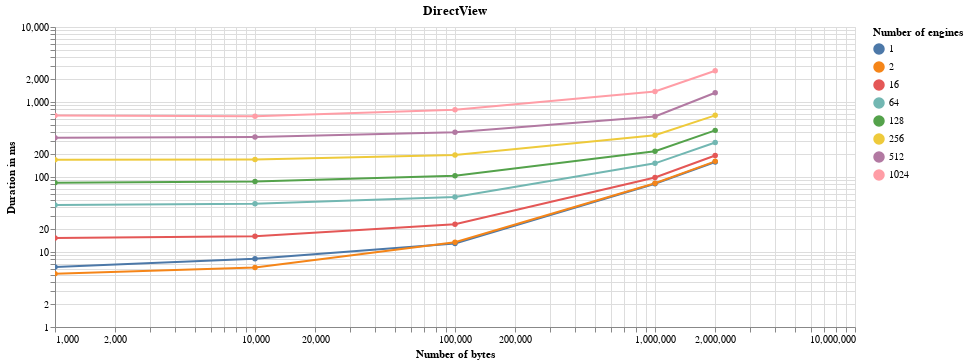
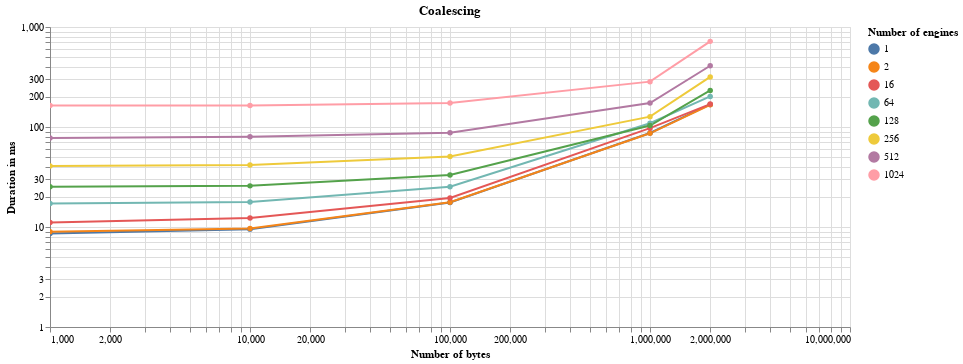
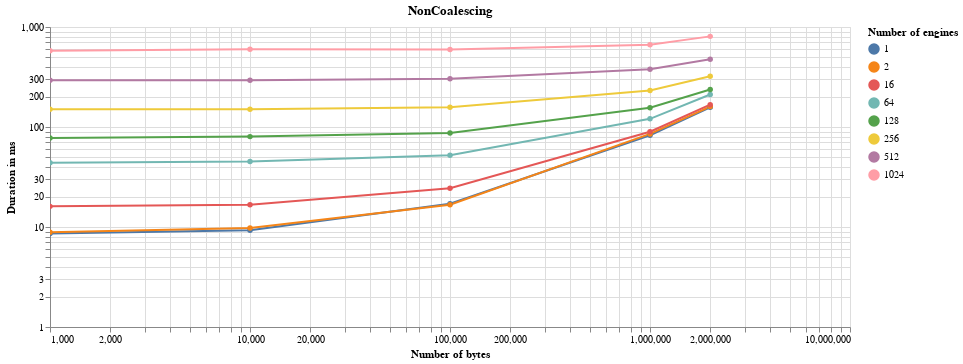

Write notebook code for charts like these, in order.
### Code cell
for scheduler_name in data['Scheduler name'].unique():
    scheduler_data = data[data['Scheduler name'] == scheduler_name]
    alt.Chart(scheduler_data).mark_line(point=True).encode(
        alt.X(
            'Number of bytes',
            scale=alt.Scale(type='log')
        ),
        alt.Y(
            'Duration in ms',
            scale=alt.Scale(type='log')

        ),
        color='Number of engines:N',
        tooltip='Duration in ms',
    
    ).properties(title=scheduler_name, width=800).interactive().display(renderer='svg')

### Figure 1 — Vega-Lite specification as saved in the notebook (floating-point values rounded to 4 significant figures)
{"config": {"view": {"continuousWidth": 400, "continuousHeight": 300}}, "data": {"name": "data-89094d46043daf4a61439bc8d6ec3699"}, "mark": {"type": "line", "point": true}, "encoding": {"color": {"type": "nominal", "field": "Number of engines"}, "tooltip": {"type": "quantitative", "field": "Duration in ms"}, "x": {"type": "quantitative", "field": "Number of bytes", "scale": {"type": "log"}}, "y": {"type": "quantitative", "field": "Duration in ms", "scale": {"type": "log"}}}, "selection": {"selector002": {"type": "interval", "bind": "scales", "encodings": ["x", "y"]}}, "title": "DirectView", "width": 800, "$schema": "https://vega.github.io/schema/vega-lite/v4.8.1.json", "datasets": {"data-89094d46043daf4a61439bc8d6ec3699": [{"Duration in ms": 6.3, "Number of bytes": 1000, "Number of engines": 1, "Scheduler name": "DirectView", "Speedup": 1.0}, {"Duration in ms": 8.15, "Number of bytes": 10000, "Number of engines": 1, "Scheduler name": "DirectView", "Speedup": 1.0}, {"Duration in ms": 12.97, "Number of bytes": 100000, "Number of engines": 1, "Scheduler name": "DirectView", "Speedup": 1.0}, {"Duration in ms": 81.41, "Number of bytes": 1000000, "Number of engines": 1, "Scheduler name": "DirectView", "Speedup": 1.0}, {"Duration in ms": 158.6, "Number of bytes": 2000000, "Number of engines": 1, "Scheduler name": "DirectView", "Speedup": 1.0}, {"Duration in ms": 5.12, "Number of bytes": 1000, "Number of engines": 2, "Scheduler name": "DirectView", "Speedup": 1.0}, {"Duration in ms": 6.23, "Number of bytes": 10000, "Number of engines": 2, "Scheduler name": "DirectView", "Speedup": 1.0}, {"Duration in ms": 13.51, "Number of bytes": 100000, "Number of engines": 2, "Scheduler name": "DirectView", "Speedup": 1.0}, {"Duration in ms": 82.6, "Number of bytes": 1000000, "Number of engines": 2, "Scheduler name": "DirectView", "Speedup": 1.0}, {"Duration in ms": 161.7, "Number of bytes": 2000000, "Number of engines": 2, "Scheduler name": "DirectView", "Speedup": 1.0}, {"Duration in ms": 15.36, "Number of bytes": 1000, "Number of engines": 16, "Scheduler name": "DirectView", "Speedup": 1.0}, {"Duration in ms": 16.17, "Number of bytes": 10000, "Number of engines": 16, "Scheduler name": "DirectView", "Speedup": 1.0}, {"Duration in ms": 23.47, "Number of bytes": 100000, "Number of engines": 16, "Scheduler name": "DirectView", "Speedup": 1.0}, {"Duration in ms": 98.39, "Number of bytes": 1000000, "Number of engines": 16, "Scheduler name": "DirectView", "Speedup": 1.0}, {"Duration in ms": 193.3, "Number of bytes": 2000000, "Number of engines": 16, "Scheduler name": "DirectView", "Speedup": 1.0}, {"Duration in ms": 42.39, "Number of bytes": 1000, "Number of engines": 64, "Scheduler name": "DirectView", "Speedup": 1.0}, {"Duration in ms": 44.02, "Number of bytes": 10000, "Number of engines": 64, "Scheduler name": "DirectView", "Speedup": 1.0}, {"Duration in ms": 53.99, "Number of bytes": 100000, "Number of engines": 64, "Scheduler name": "DirectView", "Speedup": 1.0}, {"Duration in ms": 152.2, "Number of bytes": 1000000, "Number of engines": 64, "Scheduler name": "DirectView", "Speedup": 1.0}, {"Duration in ms": 288.5, "Number of bytes": 2000000, "Number of engines": 64, "Scheduler name": "DirectView", "Speedup": 1.0}, {"Duration in ms": 83.89, "Number of bytes": 1000, "Number of engines": 128, "Scheduler name": "DirectView", "Speedup": 1.0}, {"Duration in ms": 86.87, "Number of bytes": 10000, "Number of engines": 128, "Scheduler name": "DirectView", "Speedup": 1.0}, {"Duration in ms": 104.1, "Number of bytes": 100000, "Number of engines": 128, "Scheduler name": "DirectView", "Speedup": 1.0}, {"Duration in ms": 220.5, "Number of bytes": 1000000, "Number of engines": 128, "Scheduler name": "DirectView", "Speedup": 1.0}, {"Duration in ms": 418.6, "Number of bytes": 2000000, "Number of engines": 128, "Scheduler name": "DirectView", "Speedup": 1.0}, {"Duration in ms": 169.4, "Number of bytes": 1000, "Number of engines": 256, "Scheduler name": "DirectView", "Speedup": 1.0}, {"Duration in ms": 170.9, "Number of bytes": 10000, "Number of engines": 256, "Scheduler name": "DirectView", "Speedup": 1.0}, {"Duration in ms": 197.1, "Number of bytes": 100000, "Number of engines": 256, "Scheduler name": "DirectView", "Speedup": 1.0}, {"Duration in ms": 360.8, "Number of bytes": 1000000, "Number of engines": 256, "Scheduler name": "DirectView", "Speedup": 1.0}, {"Duration in ms": 663.6, "Number of bytes": 2000000, "Number of engines": 256, "Scheduler name": "DirectView", "Speedup": 1.0}, {"Duration in ms": 333.1, "Number of bytes": 1000, "Number of engines": 512, "Scheduler name": "DirectView", "Speedup": 1.0}, {"Duration in ms": 342.5, "Number of bytes": 10000, "Number of engines": 512, "Scheduler name": "DirectView", "Speedup": 1.0}, {"Duration in ms": 395.1, "Number of bytes": 100000, "Number of engines": 512, "Scheduler name": "DirectView", "Speedup": 1.0}, {"Duration in ms": 641.2, "Number of bytes": 1000000, "Number of engines": 512, "Scheduler name": "DirectView", "Speedup": 1.0}, {"Duration in ms": 1330.0, "Number of bytes": 2000000, "Number of engines": 512, "Scheduler name": "DirectView", "Speedup": 1.0}, {"Duration in ms": 660.0, "Number of bytes": 1000, "Number of engines": 1024, "Scheduler name": "DirectView", "Speedup": 1.0}, {"Duration in ms": 647.8, "Number of bytes": 10000, "Number of engines": 1024, "Scheduler name": "DirectView", "Speedup": 1.0}, {"Duration in ms": 787.7, "Number of bytes": 100000, "Number of engines": 1024, "Scheduler name": "DirectView", "Speedup": 1.0}, {"Duration in ms": 1382.0, "Number of bytes": 1000000, "Number of engines": 1024, "Scheduler name": "DirectView", "Speedup": 1.0}, {"Duration in ms": 2614.0, "Number of bytes": 2000000, "Number of engines": 1024, "Scheduler name": "DirectView", "Speedup": 1.0}]}}

### Figure 2 — Vega-Lite specification as saved in the notebook (floating-point values rounded to 4 significant figures)
{"config": {"view": {"continuousWidth": 400, "continuousHeight": 300}}, "data": {"name": "data-a9b0080b226a175010f792f4c1310341"}, "mark": {"type": "line", "point": true}, "encoding": {"color": {"type": "nominal", "field": "Number of engines"}, "tooltip": {"type": "quantitative", "field": "Duration in ms"}, "x": {"type": "quantitative", "field": "Number of bytes", "scale": {"type": "log"}}, "y": {"type": "quantitative", "field": "Duration in ms", "scale": {"type": "log"}}}, "selection": {"selector003": {"type": "interval", "bind": "scales", "encodings": ["x", "y"]}}, "title": "Coalescing", "width": 800, "$schema": "https://vega.github.io/schema/vega-lite/v4.8.1.json", "datasets": {"data-a9b0080b226a175010f792f4c1310341": [{"Duration in ms": 8.63, "Number of bytes": 1000, "Number of engines": 1, "Scheduler name": "Coalescing", "Speedup": 0.73}, {"Duration in ms": 9.52, "Number of bytes": 10000, "Number of engines": 1, "Scheduler name": "Coalescing", "Speedup": 0.8561}, {"Duration in ms": 17.56, "Number of bytes": 100000, "Number of engines": 1, "Scheduler name": "Coalescing", "Speedup": 0.7386}, {"Duration in ms": 87.12, "Number of bytes": 1000000, "Number of engines": 1, "Scheduler name": "Coalescing", "Speedup": 0.9345}, {"Duration in ms": 168.1, "Number of bytes": 2000000, "Number of engines": 1, "Scheduler name": "Coalescing", "Speedup": 0.9435}, {"Duration in ms": 8.95, "Number of bytes": 1000, "Number of engines": 2, "Scheduler name": "Coalescing", "Speedup": 0.5721}, {"Duration in ms": 9.68, "Number of bytes": 10000, "Number of engines": 2, "Scheduler name": "Coalescing", "Speedup": 0.6436}, {"Duration in ms": 17.7, "Number of bytes": 100000, "Number of engines": 2, "Scheduler name": "Coalescing", "Speedup": 0.7633}, {"Duration in ms": 86.47, "Number of bytes": 1000000, "Number of engines": 2, "Scheduler name": "Coalescing", "Speedup": 0.9552}, {"Duration in ms": 166.7, "Number of bytes": 2000000, "Number of engines": 2, "Scheduler name": "Coalescing", "Speedup": 0.9702}, {"Duration in ms": 11.12, "Number of bytes": 1000, "Number of engines": 16, "Scheduler name": "Coalescing", "Speedup": 1.381}, {"Duration in ms": 12.28, "Number of bytes": 10000, "Number of engines": 16, "Scheduler name": "Coalescing", "Speedup": 1.317}, {"Duration in ms": 19.53, "Number of bytes": 100000, "Number of engines": 16, "Scheduler name": "Coalescing", "Speedup": 1.202}, {"Duration in ms": 97.41, "Number of bytes": 1000000, "Number of engines": 16, "Scheduler name": "Coalescing", "Speedup": 1.01}, {"Duration in ms": 169.4, "Number of bytes": 2000000, "Number of engines": 16, "Scheduler name": "Coalescing", "Speedup": 1.141}, {"Duration in ms": 17.2, "Number of bytes": 1000, "Number of engines": 64, "Scheduler name": "Coalescing", "Speedup": 2.465}, {"Duration in ms": 17.77, "Number of bytes": 10000, "Number of engines": 64, "Scheduler name": "Coalescing", "Speedup": 2.477}, {"Duration in ms": 25.26, "Number of bytes": 100000, "Number of engines": 64, "Scheduler name": "Coalescing", "Speedup": 2.137}, {"Duration in ms": 109.1, "Number of bytes": 1000000, "Number of engines": 64, "Scheduler name": "Coalescing", "Speedup": 1.395}, {"Duration in ms": 202.3, "Number of bytes": 2000000, "Number of engines": 64, "Scheduler name": "Coalescing", "Speedup": 1.426}, {"Duration in ms": 25.27, "Number of bytes": 1000, "Number of engines": 128, "Scheduler name": "Coalescing", "Speedup": 3.32}, {"Duration in ms": 25.78, "Number of bytes": 10000, "Number of engines": 128, "Scheduler name": "Coalescing", "Speedup": 3.37}, {"Duration in ms": 33.19, "Number of bytes": 100000, "Number of engines": 128, "Scheduler name": "Coalescing", "Speedup": 3.136}, {"Duration in ms": 103.4, "Number of bytes": 1000000, "Number of engines": 128, "Scheduler name": "Coalescing", "Speedup": 2.132}, {"Duration in ms": 232.2, "Number of bytes": 2000000, "Number of engines": 128, "Scheduler name": "Coalescing", "Speedup": 1.803}, {"Duration in ms": 40.72, "Number of bytes": 1000, "Number of engines": 256, "Scheduler name": "Coalescing", "Speedup": 4.16}, {"Duration in ms": 41.75, "Number of bytes": 10000, "Number of engines": 256, "Scheduler name": "Coalescing", "Speedup": 4.092}, {"Duration in ms": 50.58, "Number of bytes": 100000, "Number of engines": 256, "Scheduler name": "Coalescing", "Speedup": 3.897}, {"Duration in ms": 126.8, "Number of bytes": 1000000, "Number of engines": 256, "Scheduler name": "Coalescing", "Speedup": 2.845}, {"Duration in ms": 316.7, "Number of bytes": 2000000, "Number of engines": 256, "Scheduler name": "Coalescing", "Speedup": 2.095}, {"Duration in ms": 77.76, "Number of bytes": 1000, "Number of engines": 512, "Scheduler name": "Coalescing", "Speedup": 4.284}, {"Duration in ms": 79.9, "Number of bytes": 10000, "Number of engines": 512, "Scheduler name": "Coalescing", "Speedup": 4.287}, {"Duration in ms": 87.59, "Number of bytes": 100000, "Number of engines": 512, "Scheduler name": "Coalescing", "Speedup": 4.511}, {"Duration in ms": 173.7, "Number of bytes": 1000000, "Number of engines": 512, "Scheduler name": "Coalescing", "Speedup": 3.691}, {"Duration in ms": 409.6, "Number of bytes": 2000000, "Number of engines": 512, "Scheduler name": "Coalescing", "Speedup": 3.247}, {"Duration in ms": 164.1, "Number of bytes": 1000, "Number of engines": 1024, "Scheduler name": "Coalescing", "Speedup": 4.022}, {"Duration in ms": 164.3, "Number of bytes": 10000, "Number of engines": 1024, "Scheduler name": "Coalescing", "Speedup": 3.944}, {"Duration in ms": 173.4, "Number of bytes": 100000, "Number of engines": 1024, "Scheduler name": "Coalescing", "Speedup": 4.544}, {"Duration in ms": 284.2, "Number of bytes": 1000000, "Number of engines": 1024, "Scheduler name": "Coalescing", "Speedup": 4.862}, {"Duration in ms": 718.3, "Number of bytes": 2000000, "Number of engines": 1024, "Scheduler name": "Coalescing", "Speedup": 3.638}]}}

### Figure 3 — Vega-Lite specification as saved in the notebook (floating-point values rounded to 4 significant figures)
{"config": {"view": {"continuousWidth": 400, "continuousHeight": 300}}, "data": {"name": "data-22984199b495bd6cf62ad689b917b211"}, "mark": {"type": "line", "point": true}, "encoding": {"color": {"type": "nominal", "field": "Number of engines"}, "tooltip": {"type": "quantitative", "field": "Duration in ms"}, "x": {"type": "quantitative", "field": "Number of bytes", "scale": {"type": "log"}}, "y": {"type": "quantitative", "field": "Duration in ms", "scale": {"type": "log"}}}, "selection": {"selector004": {"type": "interval", "bind": "scales", "encodings": ["x", "y"]}}, "title": "NonCoalescing", "width": 800, "$schema": "https://vega.github.io/schema/vega-lite/v4.8.1.json", "datasets": {"data-22984199b495bd6cf62ad689b917b211": [{"Duration in ms": 8.62, "Number of bytes": 1000, "Number of engines": 1, "Scheduler name": "NonCoalescing", "Speedup": 0.7309}, {"Duration in ms": 9.29, "Number of bytes": 10000, "Number of engines": 1, "Scheduler name": "NonCoalescing", "Speedup": 0.8773}, {"Duration in ms": 17.08, "Number of bytes": 100000, "Number of engines": 1, "Scheduler name": "NonCoalescing", "Speedup": 0.7594}, {"Duration in ms": 82.77, "Number of bytes": 1000000, "Number of engines": 1, "Scheduler name": "NonCoalescing", "Speedup": 0.9836}, {"Duration in ms": 157.4, "Number of bytes": 2000000, "Number of engines": 1, "Scheduler name": "NonCoalescing", "Speedup": 1.007}, {"Duration in ms": 8.84, "Number of bytes": 1000, "Number of engines": 2, "Scheduler name": "NonCoalescing", "Speedup": 0.5792}, {"Duration in ms": 9.79, "Number of bytes": 10000, "Number of engines": 2, "Scheduler name": "NonCoalescing", "Speedup": 0.6364}, {"Duration in ms": 16.72, "Number of bytes": 100000, "Number of engines": 2, "Scheduler name": "NonCoalescing", "Speedup": 0.808}, {"Duration in ms": 85.28, "Number of bytes": 1000000, "Number of engines": 2, "Scheduler name": "NonCoalescing", "Speedup": 0.9686}, {"Duration in ms": 159.9, "Number of bytes": 2000000, "Number of engines": 2, "Scheduler name": "NonCoalescing", "Speedup": 1.011}, {"Duration in ms": 16.08, "Number of bytes": 1000, "Number of engines": 16, "Scheduler name": "NonCoalescing", "Speedup": 0.9552}, {"Duration in ms": 16.7, "Number of bytes": 10000, "Number of engines": 16, "Scheduler name": "NonCoalescing", "Speedup": 0.9683}, {"Duration in ms": 24.46, "Number of bytes": 100000, "Number of engines": 16, "Scheduler name": "NonCoalescing", "Speedup": 0.9595}, {"Duration in ms": 89.76, "Number of bytes": 1000000, "Number of engines": 16, "Scheduler name": "NonCoalescing", "Speedup": 1.096}, {"Duration in ms": 167.2, "Number of bytes": 2000000, "Number of engines": 16, "Scheduler name": "NonCoalescing", "Speedup": 1.156}, {"Duration in ms": 43.82, "Number of bytes": 1000, "Number of engines": 64, "Scheduler name": "NonCoalescing", "Speedup": 0.9674}, {"Duration in ms": 45.08, "Number of bytes": 10000, "Number of engines": 64, "Scheduler name": "NonCoalescing", "Speedup": 0.9765}, {"Duration in ms": 52.13, "Number of bytes": 100000, "Number of engines": 64, "Scheduler name": "NonCoalescing", "Speedup": 1.036}, {"Duration in ms": 120.7, "Number of bytes": 1000000, "Number of engines": 64, "Scheduler name": "NonCoalescing", "Speedup": 1.261}, {"Duration in ms": 211.1, "Number of bytes": 2000000, "Number of engines": 64, "Scheduler name": "NonCoalescing", "Speedup": 1.366}, {"Duration in ms": 77.77, "Number of bytes": 1000, "Number of engines": 128, "Scheduler name": "NonCoalescing", "Speedup": 1.079}, {"Duration in ms": 80.13, "Number of bytes": 10000, "Number of engines": 128, "Scheduler name": "NonCoalescing", "Speedup": 1.084}, {"Duration in ms": 86.87, "Number of bytes": 100000, "Number of engines": 128, "Scheduler name": "NonCoalescing", "Speedup": 1.198}, {"Duration in ms": 156.0, "Number of bytes": 1000000, "Number of engines": 128, "Scheduler name": "NonCoalescing", "Speedup": 1.413}, {"Duration in ms": 237.1, "Number of bytes": 2000000, "Number of engines": 128, "Scheduler name": "NonCoalescing", "Speedup": 1.765}, {"Duration in ms": 150.1, "Number of bytes": 1000, "Number of engines": 256, "Scheduler name": "NonCoalescing", "Speedup": 1.128}, {"Duration in ms": 150.8, "Number of bytes": 10000, "Number of engines": 256, "Scheduler name": "NonCoalescing", "Speedup": 1.133}, {"Duration in ms": 157.8, "Number of bytes": 100000, "Number of engines": 256, "Scheduler name": "NonCoalescing", "Speedup": 1.249}, {"Duration in ms": 231.9, "Number of bytes": 1000000, "Number of engines": 256, "Scheduler name": "NonCoalescing", "Speedup": 1.556}, {"Duration in ms": 321.7, "Number of bytes": 2000000, "Number of engines": 256, "Scheduler name": "NonCoalescing", "Speedup": 2.063}, {"Duration in ms": 292.8, "Number of bytes": 1000, "Number of engines": 512, "Scheduler name": "NonCoalescing", "Speedup": 1.138}, {"Duration in ms": 293.9, "Number of bytes": 10000, "Number of engines": 512, "Scheduler name": "NonCoalescing", "Speedup": 1.165}, {"Duration in ms": 304.2, "Number of bytes": 100000, "Number of engines": 512, "Scheduler name": "NonCoalescing", "Speedup": 1.299}, {"Duration in ms": 378.3, "Number of bytes": 1000000, "Number of engines": 512, "Scheduler name": "NonCoalescing", "Speedup": 1.695}, {"Duration in ms": 475.5, "Number of bytes": 2000000, "Number of engines": 512, "Scheduler name": "NonCoalescing", "Speedup": 2.796}, {"Duration in ms": 577.7, "Number of bytes": 1000, "Number of engines": 1024, "Scheduler name": "NonCoalescing", "Speedup": 1.143}, {"Duration in ms": 598.6, "Number of bytes": 10000, "Number of engines": 1024, "Scheduler name": "NonCoalescing", "Speedup": 1.082}, {"Duration in ms": 597.0, "Number of bytes": 100000, "Number of engines": 1024, "Scheduler name": "NonCoalescing", "Speedup": 1.319}, {"Duration in ms": 666.2, "Number of bytes": 1000000, "Number of engines": 1024, "Scheduler name": "NonCoalescing", "Speedup": 2.074}, {"Duration in ms": 806.0, "Number of bytes": 2000000, "Number of engines": 1024, "Scheduler name": "NonCoalescing", "Speedup": 3.243}]}}
